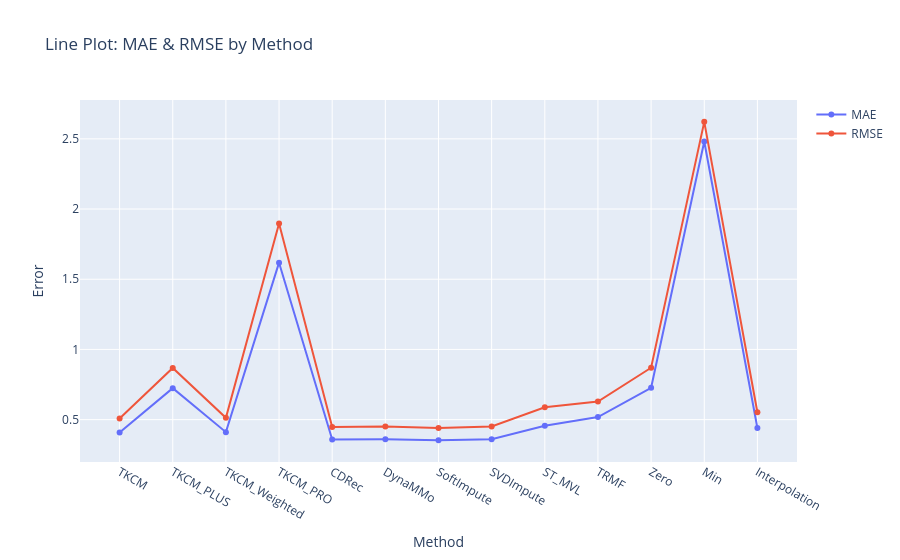

Notebook code for this chart:
### Markdown cell above
✅ TKCM_PRO – Use Summed Reference Series
🔧 What changes in TKCM_PRO?
-> we still slide over the reference matrix to find the top-k similar windows.
- But when imputing, instead of:
- using each individual reference series separately (as in original TKCM),
we:
- sum up the values across all reference series (i.e., row-wise sum at each mod(pos, L))
- then average those summed values for top-k matches.

### Code cell
# 📈 Line Chart (MAE & RMSE)
import plotly.graph_objects as go

fig = go.Figure()
fig.add_trace(go.Scatter(x=results_df["Method"], y=results_df["MAE"], mode='lines+markers', name='MAE'))
fig.add_trace(go.Scatter(x=results_df["Method"], y=results_df["RMSE"], mode='lines+markers', name='RMSE'))

fig.update_layout(title="Line Plot: MAE & RMSE by Method", xaxis_title="Method", yaxis_title="Error")
fig.show()

### Figure 1 — Plotly figure (JSON) as saved in the notebook; plotly's stock layout.template omitted (floating-point values rounded to 4 significant figures)
{"data": [{"mode": "lines+markers", "name": "MAE", "type": "scatter", "x": ["TKCM", "TKCM_PLUS", "TKCM_Weighted", "TKCM_PRO", "CDRec", "DynaMMo", "SoftImpute", "SVDImpute", "ST_MVL", "TRMF", "Zero", "Min", "Interpolation"], "y": [0.4083, 0.7243, 0.4108, 1.618, 0.3584, 0.3601, 0.3538, 0.3606, 0.4561, 0.5182, 0.7267, 2.481, 0.4407]}, {"mode": "lines+markers", "name": "RMSE", "type": "scatter", "x": ["TKCM", "TKCM_PLUS", "TKCM_Weighted", "TKCM_PRO", "CDRec", "DynaMMo", "SoftImpute", "SVDImpute", "ST_MVL", "TRMF", "Zero", "Min", "Interpolation"], "y": [0.5079, 0.8677, 0.5127, 1.897, 0.4478, 0.4506, 0.4405, 0.4514, 0.5886, 0.6292, 0.8697, 2.621, 0.5529]}], "layout": {"title": {"text": "Line Plot: MAE & RMSE by Method"}, "xaxis": {"title": {"text": "Method"}}, "yaxis": {"title": {"text": "Error"}}}}
